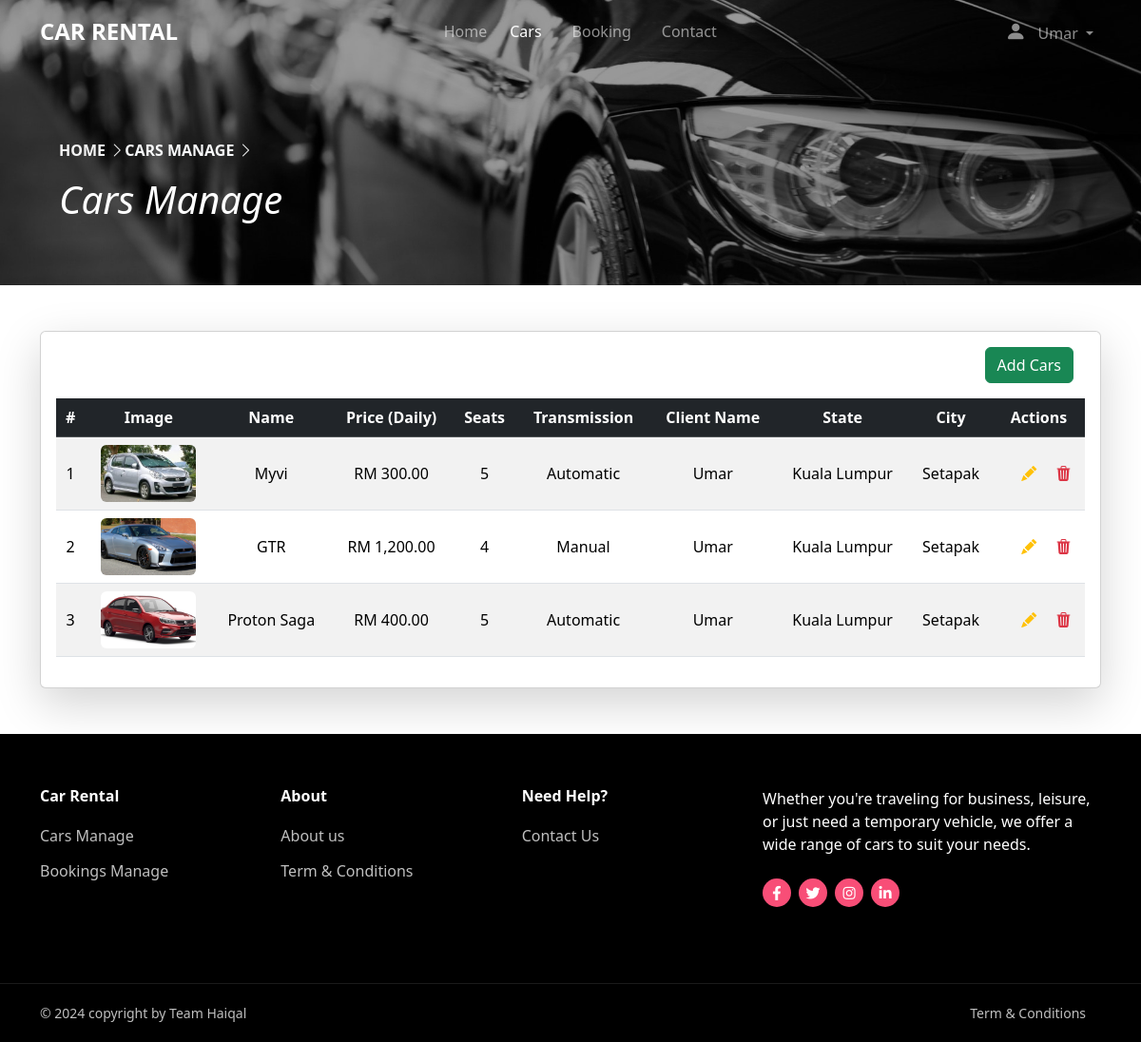
Page /clients/manage.php (signed in) on the committed database.
### tables this page shows
CREATE TABLE `cars` (
  `id` int(11) NOT NULL,
  `name` varchar(255) NOT NULL,
  `client_name` varchar(255) NOT NULL,
  `price` varchar(255) NOT NULL,
  `seats` int(200) NOT NULL,
  `trans` varchar(255) NOT NULL,
  `image` varchar(255) NOT NULL,
  `state` varchar(255) DEFAULT NULL,
  `city` varchar(255) DEFAULT NULL
);

### clients/manage.php (the view, shortened to what this page needs)
<?php
require_once("includes/headerClients.php");
include "../db_conn.php";
if (isset($idtop) && $idtop) {
    $stmt = $conn->prepare("SELECT * FROM clients WHERE id = ?");
    $stmt->bind_param("i", $idtop);
    $stmt->execute();
    $result = $stmt->get_result();
    if ($result->num_rows == 1) {
        $row = $result->fetch_assoc();
        $status = $row['status'];
    }
}
?>
<main>
    <body>
        <div>
            <div style="position: relative;">
                <img src="../imgs/bg4.jpg" class="bg-img4 w-100" alt="Background image">
                <div class="overlay"></div>
                <div class="container">
                    <div class="row no-gutters align-items-end justify-content-start">
                        <div class="col-md-9 ftco-animate pb-5 text-overlay">
                            <nav aria-label="breadcrumb">
                                <ol class="breadcrumb fs-10 fw-bold text-uppercase">
                                    <div class="mr-5">
                                        <a href="index.php" class="text-decoration-none home-link">Home
                                            <i class="bi bi-chevron-right"></i>
                                        </a>
                                    </div>
                                    <a class="text-decoration-none text-light">Cars Manage
                                        <i class="bi bi-chevron-right"></i>
                                    </a>
                                </ol>
                            </nav>
                            <h1 class="fst-italic text-capitalize text-white">Cars Manage</h1>
                        </div>
                    </div>
                </div>
            </div>
        </div>
        <div class="card-body mt-5 mb-5">
            <div class="container mt-5 mb-5">
                <div class="card shadow-lg">
                    <div class="card-body">
                        <div class="container mb-3 d-flex justify-content-end">
                            <?php if ($status !== "Unverified" && $status !== "Pending" && $status !== "Rejected"): ?>
                                <a href="cars-add.php" class="btn btn-success">Add Cars</a>
                            <?php endif; ?>
                        </div>
                        <div class="table-responsive">
                            <table class="table table-hover table-striped align-middle text-center">
                                <thead class="table-dark">
                                    <tr>
                                        <th>#</th>
                                        <th>Image</th>
                                        <th>Name</th>
                                        <th>Price (Daily)</th>
                                        <th>Seats</th>
                                        <th>Transmission</th>
                                        <th>Client Name</th>
                                        <th>State</th>
                                        <th>City</th>
                                        <th>Actions</th>
                                    </tr>
                                </thead>
                                <tbody>
                                    <?php
                                    $sql = "SELECT * FROM cars WHERE client_name = ?";
                                    $stmt = mysqli_prepare($conn, $sql);
                                    mysqli_stmt_bind_param($stmt, "s", $clientnametop);
                                    mysqli_stmt_execute($stmt);
                                    $result = mysqli_stmt_get_result($stmt);
                                    if ($result) {
                                        while ($row = mysqli_fetch_assoc($result)) {
                                            $id = $row['id'];
                                            $image = $row['image'];
                                            $name = $row['name'];
                                            $price = $row['price'];
                                            $seats = $row['seats'];
                                            $trans = $row['trans'];
                                            $clientname = $row['client_name'];
                                            $state = $row['state'];
                                            $city = $row['city'];
                                            echo '<tr>
                                                <td>' . $id . '</td>
                                                <td><img src="' . $image . '" alt="Car Image" class="rounded" style="width: 100px; height: 60px; object-fit: cover;"></td>
                                                <td>' . $name . '</td>
                                                <td>' .  $price . '</td>
                                                <td>' . $seats . '</td>
                                                <td>' . ucfirst($trans) . '</td>
                                                <td>' . htmlspecialchars($clientname) . '</td>
                                                <td>' . $state . '</td>
                                                <td>' . $city . '</td>
                                                <td>
                                                    <a title="Update" href="cars-update.php?updateid=' . $id . '" class="ms-3"><i class="text-warning bi bi-pencil-fill"></i></a>
                                                    <a title="Delete" href="cars-delete.php?deleteid=' . $id . '" class="ms-3"><i class="text-danger bi bi-trash3-fill"></i></a>
                                                </td>
                                            </tr>';
                                        }
                                    }
                                    ?>
                                </tbody>
                            </table>
                        </div>
                    </div>
                </div>
            </div>
</main>
<?php require_once("includes/footerClients.php"); ?>

### clients/includes/css/clients.css (style rules this page uses)
body { background-blend-mode: overlay; overflow-x: hidden; min-height: 100vh; display: flex; flex-direction: column; color: #ffffff; }
.bg-img4 { background-position: 50% 50%; object-position: center 15%; height: 300px; width: 100vw; object-fit: cover; filter: brightness(0.6); }
.overlay { position: absolute; top: 0; left: 0; width: 100%; height: 100%; z-index: 1; }
.text-overlay { position: absolute; bottom: 10px; left: 50px; z-index: 2; }
.home-link { color: whitesmoke; text-decoration: none; transition: color 0.3s ease; }

### clients/includes/css/footer.css (style rules this page uses)
a { text-decoration: none; background-color: transparent; }

### rows in the picture
cars: id "1", image (picture), name "Myvi", price "RM 300.00", seats "5", trans "Automatic", client_name "Umar", state "Kuala Lumpur", city "Setapak"
cars: id "2", image (picture), name "GTR", price "RM 1,200.00", seats "4", trans "Manual", client_name "Umar", state "Kuala Lumpur", city "Setapak"
cars: id "3", image (picture), name "Proton Saga", price "RM 400.00", seats "5", trans "Automatic", client_name "Umar", state "Kuala Lumpur", city "Setapak"

### other values in the picture
$clientnametop "Umar"
